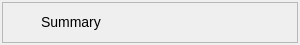
<?xml version="1.0" encoding="UTF-8"?>
<ui version="4.0">
 <class>SummaryWidget</class>
 <widget class="QWidget" name="SummaryWidget">
  <property name="geometry">
   <rect>
    <x>0</x>
    <y>0</y>
    <width>300</width>
    <height>45</height>
   </rect>
  </property>
  <property name="minimumSize">
   <size>
    <width>0</width>
    <height>45</height>
   </size>
  </property>
  <property name="windowTitle">
   <string>Form</string>
  </property>
  <layout class="QVBoxLayout" name="verticalLayout">
   <property name="spacing">
    <number>0</number>
   </property>
   <property name="margin">
    <number>2</number>
   </property>
   <item>
    <widget class="QFrame" name="frame">
     <property name="frameShape">
      <enum>QFrame::StyledPanel</enum>
     </property>
     <property name="frameShadow">
      <enum>QFrame::Raised</enum>
     </property>
     <layout class="QHBoxLayout" name="horizontalLayout">
      <property name="spacing">
       <number>4</number>
      </property>
      <property name="margin">
       <number>2</number>
      </property>
      <item>
       <widget class="QLabel" name="icon">
        <property name="minimumSize">
         <size>
          <width>32</width>
          <height>32</height>
         </size>
        </property>
        <property name="maximumSize">
         <size>
          <width>30</width>
          <height>30</height>
         </size>
        </property>
        <property name="text">
         <string/>
        </property>
        <property name="pixmap">
         <pixmap resource="resources.qrc">:/tk_multi_inhouse/icon_256.png</pixmap>
        </property>
        <property name="scaledContents">
         <bool>true</bool>
        </property>
       </widget>
      </item>
      <item>
       <widget class="QLabel" name="header">
        <property name="sizePolicy">
         <sizepolicy hsizetype="Expanding" vsizetype="Expanding">
          <horstretch>0</horstretch>
          <verstretch>0</verstretch>
         </sizepolicy>
        </property>
        <property name="text">
         <string>&lt;big&gt;Summary&lt;/big&gt;</string>
        </property>
       </widget>
      </item>
     </layout>
    </widget>
   </item>
  </layout>
 </widget>
 <resources>
  <include location="resources.qrc"/>
 </resources>
 <connections/>
</ui>
